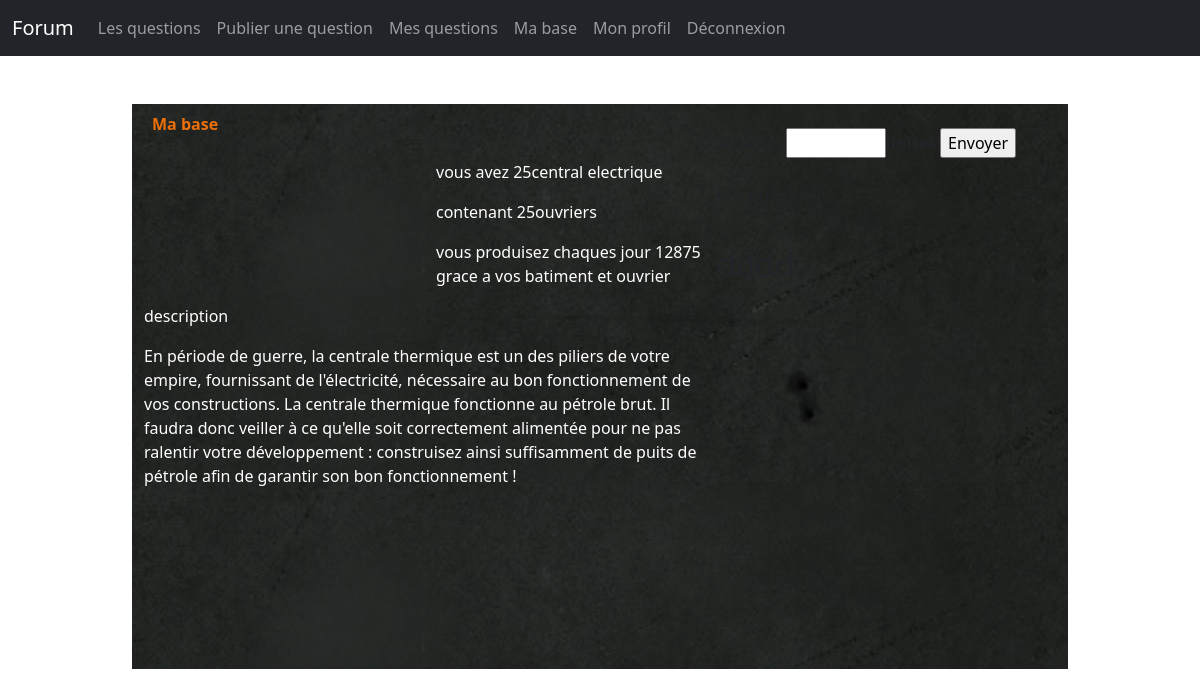
Page /achat.php?id=4 (signed in) on the committed database.
### tables this page shows
CREATE TABLE IF NOT EXISTS `batiments_prod` (
  `id` int NOT NULL AUTO_INCREMENT,
  `nom` varchar(50) NOT NULL,
  `productionBat` int NOT NULL,
  `terrain` int NOT NULL,
  `productionOuvrier` int NOT NULL,
  `description` text NOT NULL,
  `img` longtext NOT NULL,
  `prix` int NOT NULL,
  PRIMARY KEY (`id`)
);

CREATE TABLE IF NOT EXISTS `batimentproductionplayer` (
  `id` int NOT NULL AUTO_INCREMENT,
  `idBatiment` int NOT NULL,
  `nombresBat` int NOT NULL DEFAULT '0',
  `nombresOuvrier` int NOT NULL DEFAULT '0',
  `id_player` int NOT NULL,
  PRIMARY KEY (`id`)
);

### actions/questions/acheterdivers.php (called while the page is built, shortened)
<?php
require('actions/database.php');
$idOfUser = $_SESSION['id'];
$idbat = $_GET['id'];
$affichebat = $bdd->prepare('SELECT bp.id, bp.nom, bp.img, bp.description, bp.prix, bpp.nombresBat AS nombre_batiments,
 bpp.nombresOuvrier AS nombre_ouvriers, (bp.productionBat * bpp.nombresBat) + ( bp.productionOuvrier * bpp.nombresOuvrier) AS production_totale
  FROM batiments_prod AS bp INNER JOIN batimentproductionplayer AS bpp
  ON bp.id = bpp.idBatiment WHERE bpp.id_player = ? AND bpp.idBatiment = ?');
$affichebat->execute(array($idOfUser,$idbat));
 $infosbat = $affichebat->fetch();

### achat.php (the view)
<?php
require('actions\questions\acheterdivers.php')
?>
<!DOCTYPE html>
<html lang="en">
<?php include 'includes/head.php'; ?>
<body>
    <?php include 'includes/navbar.php'; ?>
    <br><br>
    <div class="container blockjeux">
        <div class="row">
            <div class="blockgauche">
                <p class="mabase p-2"><strong> Ma base</strong></p>
                <div class="row">
                    <div class="col-6"><img src="<?= $infosbat['img'] ?>" alt="" style="width:100%;">
                    </div>
                    <div class="col-6">
                        <p style="color:white;"> vous avez <?= $infosbat['nombre_batiments'] ?><?= $infosbat['nom'] ?></p>
                        <p style="color:white;">contenant <?= $infosbat['nombre_ouvriers'] ?>ouvriers</p>
                        <p style="color:white;">  vous produisez  chaques jour <?= $infosbat['production_totale'] ?> grace a vos batiment et ouvrier</p>
                    </div>
                </div>
                <p style="color:white;">description </p>
                <p style="color:white;"><?= $infosbat['description'] ?></p>
            </div>
            <div class="blockdroit">
                <div class="row my-4">
                    <form>
                        <label for="achat">acheter :</label>
                        <input type="number" id="achat" name="achat" style="display: inline-block; width:100px;"><strong>unites <input type="submit" value="Envoyer" style="display: inline-block;"></strong><br><br>
                    </form>
                    <p>prix unitaire <?= $infosbat['prix'] ?></p>
                </div>
                <h2>dddd </h2>
            </div>
        </div>
    </div>
</body>
</html>

### assets/style.css (style rules this page uses)
.blockjeux { width: 936px; height: 565px; background-image: url('../assets/img/bgbase.png'); background-size: auto; }
.blockgauche { width: 584px; height: 100%; }
.blockdroit { width: 352px; height: 100%; padding: 0px 0px !important; }
.mabase { color: rgb(236, 111, 9); }

### rows in the picture
batiments_prod: batimentproductionplayer.nombresBat "25", nom "central electrique", batimentproductionplayer.nombresOuvrier "25", description "En période de guerre, la centrale thermique est un des piliers de votre empire, fournissant de l'électricité, nécessaire au bon fonctionnement de vos constructions. La centrale thermique fonctionne au pétrole brut. Il faudra donc veiller à ce qu'elle soit correctement alimentée pour ne pas ralentir votre développement : construisez ainsi suffisamment de puits de pétrole afin de garantir son bon fonctionnement !"

### other values in the picture
$infosbat['production_totale'] "12875"
